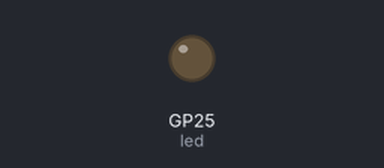
This program was run on a simulated Raspberry Pi Pico running MicroPython. Shown: output pins drawn as LEDs (lit = HIGH).

Above: at 0.9 s.
At 23.5 s:
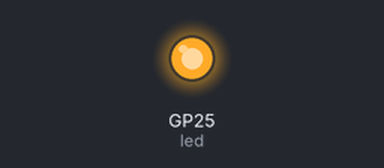
Timing chart, 0 to 24.1 s (numbered marks = the images above):
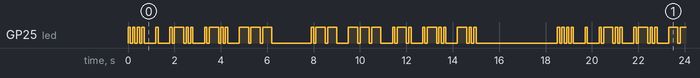

Measured:
- by itself, GP25 (led): moves between LOW and HIGH, repeating every 18.5 s
- by itself, everything shown: repeats every 18.5 s, in 64 steps

The program:

main.py
```python
from machine import Pin
import utime
led = Pin(25, Pin.OUT)

morseCode={' ': '/', 'a': '.-', 'b': '-...', 'c': '-.-.', 'd': '-..', 'e': '.', 'f': '..-.', 'g': '--.', 'h': '....', 'i': '..', 'j': '.---', 'k': '-.-', 'l': '.-..', 'm': '--', 'n': '-.', 'o': '---', 'p': '.--.', 'q': '--.-', 'r': '.-.', 's': '...', 't': '-', 'u': '..-', 'v': '...-', 'w': '.--', 'x': '-..-', 'y': '-.--', 'z': '--..'}

def flash(on,off):
    led.high()
    utime.sleep(on)
    led.low()
    utime.sleep(off)

def flashMorse(morseMsg):
    for i in morseMsg:
        if (i=="."):
            flash(0.1,0.1)
        if (i=="-"):
            flash(0.4,0.1)
        if (i=="/"):
            utime.sleep(0.8)
        if (i==" "):
            utime.sleep(0.4)

def strToMorse(msg):
    morse=""
    for i in msg.lower():
        morse+=morseCode[i]+" "
    return(morse)

msg="hello world"
morseMsg=strToMorse(msg)

while True:
    flashMorse(morseMsg)
    utime.sleep(3)
```
